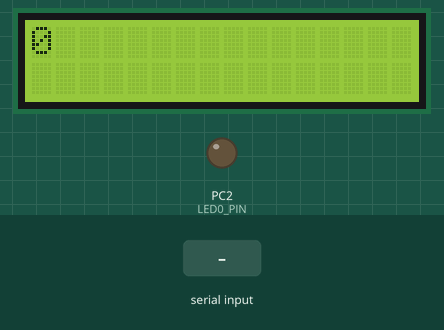
Simulated run of this program. Board: ATmega32, built with avr-gcc and emulated at 16 MHz. On the bench: 16×2 character LCD, output pins drawn as LEDs (lit = HIGH). Wiring (inferred from the names in the program): character LCD (HD44780): RS PB1; R/W PB2; E PB3; data PA4, PA5, PA6, PA7. Inputs (shaded band) come from the test bench. Pins used as bus, display or sensor lines are not drawn.

Above: at 1.2 s.
1.3 s: "a" received over Serial
At 1.8 s:
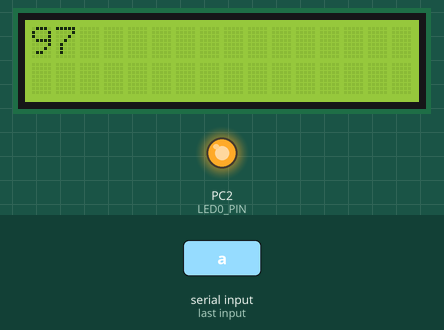
2.8 s: "b" received over Serial
At 4.1 s:
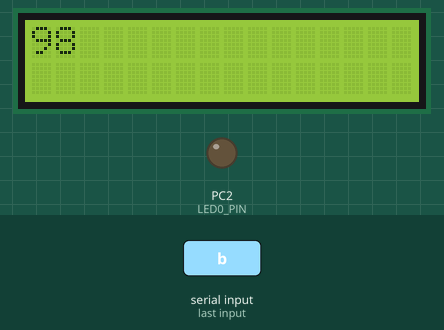
Timing chart, 0 to 5.8 s (numbered marks = the images above; inputs shaded):
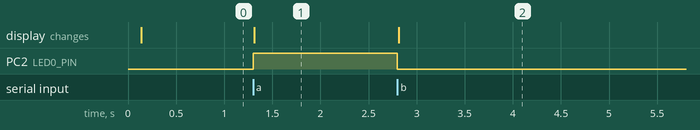

The program:

main.c
```c
/*
 * SmartHomeMaster.c
 *
 * Created: 4/21/2021 8:44:01 PM
 * Author : Dell
 */

#include <avr/io.h>
#include "UART.h"
#include "LED.h"
#include "LCD.h"
#include "SPI.h"
int main(void)
{
	/* Replace with your application code */
	UART_Init();
	LED0_Initialize();
	LCD_Init();
	SPI_Init();
	SPI_SlaveSelect(0);
	uint8_t DataSent =0;
	LCD_Write_Number(DataSent);
	while (1)
	{
		DataSent = UART_Receive();
		SPI_Transmit(DataSent);
		if (DataSent=='a')
		{
			LED0_ON();
		}
		else if (DataSent=='b')
		{
			LED0_OFF();
		}

		LCD_Clear();
		LCD_Write_Number(DataSent);
		//SPI_Transmit(DataSent);
	}
}
```

LED.c
```c
/*
* LED.c
*
* Created: 2/26/2021 11:30:48 AM
*  Author: karim
*/

/*
What should i write in source file?
1- Macros
2- Implementation of functions
*/

#include "LED.h"

void LED0_Initialize(void)
{
	//SET_BIT(DDRC, PC2);//Define direction
	//DIO_SetDirection(18, DIO_PIN_OUTPUT);
	DIO_SetPin_Direction(LED0_PORT, LED0_PIN, LED_OUTPUT);//Define direction
}
void LED0_ON(void)
{
	//SET_BIT(LED0_PORT, LED0_PIN);
	//DIO_SetValue(18, LED_HIGH);
	DIO_SetPin_Value(LED0_PORT, LED0_PIN, LED_HIGH);
}
void LED0_OFF(void)
{
	//CLR_BIT(LED0_PORT, LED0_PIN);
	//DIO_SetValue(18, LED_LOW);
	DIO_SetPin_Value(LED0_PORT, LED0_PIN, LED_LOW);
}
void LED0_TGL(void)
{
	//TGL_BIT(LED0_PORT, LED0_PIN);
	DIO_TogglePin_Value(LED0_PORT, LED0_PIN);
}
```

LED.h
```c
/*
 * LED.h
 *
 * Created: 2/26/2021 11:30:38 AM
 *  Author: karim
 */


#ifndef LED_H_
#define LED_H_
/*
What should i write in header file?
1- Macros
2- User Defined Data types(Structure, Union, Enum)
3- Global Variable (If Exist)
4- Functions Prototypes
*/

#include "LED_CONFIG.h"

void LED0_Initialize(void);
void LED0_ON(void);
void LED0_OFF(void);
void LED0_TGL(void);

void LED1_Initialize(void);
void LED1_ON(void);
void LED1_OFF(void);
void LED1_TGL(void);

void LED2_Initialize(void);
void LED2_ON(void);
void LED2_OFF(void);
void LED2_TGL(void);

#endif /* LED_H_ */
```

SPI.c
```c
/*
* SPI.c
*
* Created: 2/19/2021 8:18:56 PM
*  Author: karim
*/


#include "SPI.h"

void SPI_Init(void)
{
	#if SPI_MODE == MASTER
	SET_BIT(SPI_PORT, MOSI);/*Define direction as output*/
	CLR_BIT(SPI_PORT, MISO);/*Define direction as input*/
	SET_BIT(SPI_PORT, CLK);/*Define direction as output*/
	SET_BIT(SPI_PORT, SS); /*Define direction as output*/
	SPCR = 0x53;//0b 0101 0011
	#elif SPI_MODE == SLAVE
	CLR_BIT(SPI_PORT, MOSI);/*Define direction as input*/
	SET_BIT(SPI_PORT, MISO);/*Define direction as output*/
	CLR_BIT(SPI_PORT, CLK);/*Define direction as input*/
	CLR_BIT(SPI_PORT, SS); /*Define direction as input*/
	SPCR = 0x43;//0b 0100 0011
	#endif
}
void SPI_Transmit(Uint8t data)
{
	SPDR = data;
	while (GET_BIT(SPSR, SPIF) != 1);
}
Uint8t SPI_Receive(void)
{
	while (GET_BIT(SPSR, SPIF) != 1);
	return SPDR;
}
void SPI_SlaveSelect(Uint8t slave)
{
	switch (slave)
	{
		case 0:
		CLR_BIT(PORTB, SS);
		break;
		case 1:
		break;
	}
}
```

SPI.h
```c
/*
 * SPI.h
 *
 * Created: 2/19/2021 8:18:47 PM
 *  Author: karim
 */


#ifndef SPI_H_
#define SPI_H_

#include "SPI_CONFIG.h"


void SPI_Init(void);
void SPI_Transmit(Uint8t data);
Uint8t SPI_Receive(void);
void SPI_SlaveSelect(Uint8t slave);


#endif /* SPI_H_ */
```

UART.c
```c
/*
* UART.c
*
* Created: 2/13/2021 9:11:14 PM
*  Author: karim
*/


#include "UART.h"
#include "LED.h"

void UART_Init(void)
{
	/*Baud rate value variable*/
	Uint16t UBRR_Val = 0;
	/*Enable Transmitter and Receiver bits*/
	UCSRB = (1 << RXEN) | (1 << TXEN);
	/*Full configuration for UART*/
	UCSRC = (1 << URSEL) | (1 << UCSZ1) | (1 << UCSZ0);
	/*Baud Rate Calculations*/
	UBRR_Val = (((FRQ) / (16UL * BAUDRATE)) - 1);//00000000 11110101 00111001
	UBRRL = UBRR_Val;//00111001
	UBRRH = UBRR_Val >> 8;//11110101
}
void UART_Transmit(Uint8t data)
{
	UDR = data;
	while (GET_BIT(UCSRA, TXC) != 1);
}
Uint8t UART_Receive(void)
{

	while (GET_BIT(UCSRA, RXC) != 1);
	return UDR;
}

UART_Status UART_RECEIVE(Uint8t* data)
{
	while (GET_BIT(UCSRA, RXC) != 1);
	*data = UDR;
	return UART_OK;
}
```

UART.h
```c
/*
* UART.h
*
* Created: 2/13/2021 9:11:03 PM
*  Author: karim
*/


#ifndef UART_H_
#define UART_H_

#include "UART_CONFIG.h"

void UART_Init(void);
void UART_Transmit(Uint8t data);
Uint8t UART_Receive(void);
UART_Status UART_RECEIVE(Uint8t* data);
#endif /* UART_H_ */
```

CPU_CONFIGURATION.h
```c
/*
 * CPU_CONFIGURATION.h
 *
 * Created: 12/22/2019 3:54:10 PM
 *  Author: Karim
 */


#ifndef CPU_CONFIGURATION_H_
#define CPU_CONFIGURATION_H_

#undef F_CPU /*Remove previous definition*/
#define F_CPU 16000000/*16 MegaHz(16 Million)*/
#include <avr/io.h> /*All registers are Pre-Defined here*/
#include <util/delay.h>
#include <avr/interrupt.h>
#include "BIT_MATH.h"
#include "STD_TYPES.h"
#include "DIO.h"
#endif /* CPU_CONFIGURATION_H_ */
```

LCD_CONFIG.h
```c
/*
* LCD_CONFIG.h
*
* Created: 2/27/2021 12:31:31 PM
*  Author: karim
*/


#ifndef LCD_CONFIG_H_
#define LCD_CONFIG_H_

#include "CPU_CONFIGURATION.h"

#define LCD_CNTRL_PORT    DIO_PORTB
#define LCD_DATA_PORT     DIO_PORTA

#define LCD_PIN0          DIO_PIN0
#define LCD_PIN1          DIO_PIN1
#define LCD_PIN2          DIO_PIN2
#define LCD_PIN3          DIO_PIN3
#define LCD_PIN4          DIO_PIN4
#define LCD_PIN5          DIO_PIN5
#define LCD_PIN6          DIO_PIN6
#define LCD_PIN7          DIO_PIN7

#define LCD_RS            DIO_PIN1
#define LCD_RW            DIO_PIN2
#define LCD_EN            DIO_PIN3

#define LCD_OUTPUT        DIO_PIN_OUTPUT
#define LCD_LOW           DIO_PIN_LOW
#define LCD_HIGH          DIO_PIN_HIGH

#define LCD_NEXTLINE      0xc0
#define LCD_HOME		  0x80
#endif /* LCD_CONFIG_H_ */
```

LED_CONFIG.h
```c
/*
* LED_CONFIG.h
*
* Created: 2/26/2021 11:30:29 AM
*  Author: karim
*/


#ifndef LED_CONFIG_H_
#define LED_CONFIG_H_
/*
What should i write in the configuration file ?
1- Macros
2- Address of registers
3- Renaming Ports
4- Renaming Pins
5- Renaming status
*/
#include "CPU_CONFIGURATION.h"

#define LED0_PORT             DIO_PORTC
#define LED1_PORT             DIO_PORTC
#define LED2_PORT             DIO_PORTD

#define LED0_PIN              DIO_PIN2
#define LED1_PIN              DIO_PIN7
#define LED2_PIN              DIO_PIN3

#define LED_OUTPUT            DIO_PIN_OUTPUT

#define LED_LOW               DIO_PIN_LOW
#define LED_HIGH              DIO_PIN_HIGH

#endif /* LED_CONFIG_H_ */ 
```

SPI_CONFIG.h
```c
/*
* SPI_CONFIG.h
*
* Created: 2/19/2021 8:18:36 PM
*  Author: karim
*/


#ifndef SPI_CONFIG_H_
#define SPI_CONFIG_H_

#include "CPU_CONFIGURATION.h"
/*
#define SPCR (*(volatile Uint8t*)(0x2D))
#define SPSR (*(volatile Uint8t*)(0x2E))
#define SPDR (*(volatile Uint8t*)(0x2F))
*/

#define MASTER 1
#define SLAVE  0

#define MOSI 5
#define MISO 6
#define CLK  7
#define SS   4

#define SPI_PORT DDRB

#define SPI_MODE MASTER

#endif /* SPI_CONFIG_H_ */
```

UART_CONFIG.h
```c
/*
* UART_CONFIG.h
*
* Created: 2/13/2021 9:10:53 PM
*  Author: karim
*/


#ifndef UART_CONFIG_H_
#define UART_CONFIG_H_

#include "CPU_CONFIGURATION.h"
/*
#define UBRRL (*(volatile Uint8t*)(0x29))
#define UBRRH (*(volatile Uint8t*)(0x40))
#define UCSRA (*(volatile Uint8t*)(0x2B))
#define UCSRB (*(volatile Uint8t*)(0x29A)
#define UCSRC (*(volatile Uint8t*)(0x40))
#define UDR   (*(volatile Uint8t*)(0x2C))
*/
#define FRQ      160000
#define BAUDRATE 96

typedef enum
{
	UART_NOK = 0,
	UART_OK = 1
}UART_Status;


#endif /* UART_CONFIG_H_ */
```

LCD.c
```c
/*
* LCD.c
*
* Created: 2/27/2021 12:31:54 PM
*  Author: karim
*/

#include "LCD.h"

void LCD_Init(void)
{
	/*Define direction for command pins*/
	DIO_SetPin_Direction(LCD_CNTRL_PORT, LCD_RS, LCD_OUTPUT);
	DIO_SetPin_Direction(LCD_CNTRL_PORT, LCD_RW, LCD_OUTPUT);
	DIO_SetPin_Direction(LCD_CNTRL_PORT, LCD_EN, LCD_OUTPUT);
	/*Define direction for data pins*/
	DIO_SetPin_Direction(LCD_DATA_PORT, LCD_PIN4, LCD_OUTPUT);
	DIO_SetPin_Direction(LCD_DATA_PORT, LCD_PIN5, LCD_OUTPUT);
	DIO_SetPin_Direction(LCD_DATA_PORT, LCD_PIN6, LCD_OUTPUT);
	DIO_SetPin_Direction(LCD_DATA_PORT, LCD_PIN7, LCD_OUTPUT);
	/*LCD controller is slower than MC speed*/
	_delay_ms(100);
	LCD_Write_Command(0x02);
	LCD_Write_Command(0x33);
	LCD_Write_Command(0x32);
	LCD_Write_Command(0x28);
	LCD_Write_Command(0x0C);
	LCD_Write_Command(0x01);
	LCD_Write_Command(0x06);
	_delay_ms(10);
}
void LCD_Clear(void)
{
	LCD_Write_Command(0x01);
}
void LCD_Write_Command(Uint8t command)
{
	/*RS is logic(0) to write inside control register*/
	DIO_SetPin_Value(LCD_CNTRL_PORT, LCD_RS, LCD_LOW);
	/*RW is logic(0) to write on LCD*/
	DIO_SetPin_Value(LCD_CNTRL_PORT, LCD_RW, LCD_LOW);
	/*To be sure of enable state before start operation*/
	DIO_SetPin_Value(LCD_CNTRL_PORT, LCD_EN, LCD_LOW);
	/*Send high nibble of command*/
	PORTA = (command & 0xF0) | (PORTA & 0x0F);
	DIO_SetPin_Value(LCD_CNTRL_PORT, LCD_EN, LCD_HIGH);
	_delay_ms(1);
	DIO_SetPin_Value(LCD_CNTRL_PORT, LCD_EN, LCD_LOW);
	/*send low nibble of command*/
	PORTA = (command << 4) | (PORTA & 0x0F);
	DIO_SetPin_Value(LCD_CNTRL_PORT, LCD_EN, LCD_HIGH);
	_delay_ms(1);
	DIO_SetPin_Value(LCD_CNTRL_PORT, LCD_EN, LCD_LOW);
	/*Delay for 2 millisecond*/
	_delay_ms(2);
}
void LCD_Write_Character(Uint8t character)
{
	/*RS is logic(1) to write inside data register*/
	DIO_SetPin_Value(LCD_CNTRL_PORT, LCD_RS, LCD_HIGH);
	/*RW is logic(0) to write on LCD*/
	DIO_SetPin_Value(LCD_CNTRL_PORT, LCD_RW, LCD_LOW);
	/*To be sure of enable state before start operation*/
	DIO_SetPin_Value(LCD_CNTRL_PORT, LCD_EN, LCD_LOW);
	/*Send high nibble of command*/
	PORTA = (character & 0xF0) | (PORTA & 0x0F);
	DIO_SetPin_Value(LCD_CNTRL_PORT, LCD_EN, LCD_HIGH);
	_delay_ms(1);
	DIO_SetPin_Value(LCD_CNTRL_PORT, LCD_EN, LCD_LOW);
	/*send low nibble of command*/
	PORTA = (character << 4) | (PORTA & 0x0F);
	DIO_SetPin_Value(LCD_CNTRL_PORT, LCD_EN, LCD_HIGH);
	_delay_ms(1);
	DIO_SetPin_Value(LCD_CNTRL_PORT, LCD_EN, LCD_LOW);
	/*Delay for 2 millisecond*/
	_delay_ms(2);
}
void LCD_Write_String(Uint8t* str)
{
	while(*str != '\0')
	{
		LCD_Write_Character(*str);
		str++;
	}
}
void LCD_Write_Number(Uint32t number)
{
	Uint8t num[10];
	ltoa(number, (Uint8t*)num, 10);
	LCD_Write_String(num);
}
void LCD_Write_Float(Fint32t Fnumber)
{

}
void LCD_Write_Arabic(Uint8t* arabic)
{

}
```

LCD.h
```c
/*
* LCD.h
*
* Created: 2/27/2021 12:31:43 PM
*  Author: karim
*/


#ifndef LCD_H_
#define LCD_H_

#include "LCD_CONFIG.h"

void LCD_Init(void);
void LCD_Clear(void);
void LCD_Write_Command(Uint8t command);
void LCD_Write_Character(Uint8t character);
void LCD_Write_String(Uint8t* str);
void LCD_Write_Number(Uint32t number);
void LCD_Write_Float(Fint32t Fnumber);
void LCD_Write_Arabic(Uint8t* arabic);

#endif /* LCD_H_ */
```

BIT_MATH.h
```c
/*
* BIT_MATH.h
*
* Created: 12/19/2019 5:19:06 PM
*  Author: Karim
*/


#ifndef BIT_MATH_H_
#define BIT_MATH_H_
/*Macros like function*/
#define SET_BIT(REG,BIT)	 REG |= (1<<BIT)
#define CLR_BIT(REG,BIT)	 REG &=~ (1<<BIT)
#define GET_BIT(REG,BIT)	 ((REG>>BIT)&1)
#define TGL_BIT(REG,BIT)     REG ^= (1<<BIT)


#define Get_LOW_Nibble(REG)  REG & 0x0F //HexaDecimal
#define Get_HIGH_Nibble(REG) (REG>>4) & 0b00001111 //Binary
#define GET_PORT(REG) REG & 0xFF
#define TGL_PORT(REG) REG ^= 0xFF
#endif /* BIT_MATH_H_ */
```

DIO.c
```c
/*
* DIO.c
*
* Created: 2/27/2021 8:55:16 AM
*  Author: karim
*/
#include "DIO.h"

void DIO_SetDirection(Uint8t pin, Uint8t direction)
{
	Uint8t port = pin / 8;
	Uint8t pins = pin % 8;
	switch(direction)
	{
		case DIO_PIN_INPUT:
		switch (port)
		{
			case DIO_PORTA:
			CLR_BIT(DDRA, pins);
			break;
			case DIO_PORTB:
			CLR_BIT(DDRB, pins);
			break;
			case DIO_PORTC:
			CLR_BIT(DDRC, pins);
			break;
			case DIO_PORTD:
			CLR_BIT(DDRD, pins);
			break;
		}
		break;
		case DIO_PIN_OUTPUT:
		switch (port)
		{
			case DIO_PORTA:
			SET_BIT(DDRA, pins);
			break;
			case DIO_PORTB:
			SET_BIT(DDRB, pins);
			break;
			case DIO_PORTC:
			SET_BIT(DDRC, pins);
			break;
			case DIO_PORTD:
			SET_BIT(DDRD, pins);
			break;
		}
		break;
	}
}
void DIO_SetValue(Uint8t pin, Uint8t state)
{
	Uint8t port = pin / 8;
	Uint8t pins = pin % 8;
	switch(state)
	{
		case DIO_PIN_LOW:
		switch (port)
		{
			case DIO_PORTA:
			CLR_BIT(PORTA, pins);
			break;
			case DIO_PORTB:
			CLR_BIT(PORTB, pins);
			break;
			case DIO_PORTC:
			CLR_BIT(PORTC, pins);
			break;
			case DIO_PORTD:
			CLR_BIT(PORTD, pins);
			break;
		}
		break;
		case DIO_PIN_HIGH:
		switch (port)
		{
			case DIO_PORTA:
			SET_BIT(PORTA, pins);
			break;
			case DIO_PORTB:
			SET_BIT(PORTB, pins);
			break;
			case DIO_PORTC:
			SET_BIT(PORTC, pins);
			break;
			case DIO_PORTD:
			SET_BIT(PORTD, pins);
			break;
		}
		break;
	}
}
Uint8t DIO_ReadValue(Uint8t pin)
{
	Uint8t port = pin / 8;
	Uint8t pins = pin % 8;
	Uint8t val = 0;
	switch(port)
	{
		case DIO_PORTA:
		val = GET_BIT(PINA, pins);
		break;
		case DIO_PORTB:
		val = GET_BIT(PINB, pins);
		break;
		case DIO_PORTC:
		val = GET_BIT(PINC, pins);
		break;
		case DIO_PORTD:
		val = GET_BIT(PIND, pins);
		break;
	}
	return val;
}

void DIO_SetPin_Direction(Uint8t port, Uint8t pin, Uint8t direction)
{
	switch(direction)
	{
		case DIO_PIN_INPUT:
		switch (port)
		{
			case DIO_PORTA:
			CLR_BIT(DDRA, pin);
			break;
			case DIO_PORTB:
			CLR_BIT(DDRB, pin);
			break;
			case DIO_PORTC:
			CLR_BIT(DDRC, pin);
			break;
			case DIO_PORTD:
			CLR_BIT(DDRD, pin);
			break;
		}
		break;
		case DIO_PIN_OUTPUT:
		switch (port)
		{
			case DIO_PORTA:
			SET_BIT(DDRA, pin);
			break;
			case DIO_PORTB:
			SET_BIT(DDRB, pin);
			break;
			case DIO_PORTC:
			SET_BIT(DDRC, pin);
			break;
			case DIO_PORTD:
			SET_BIT(DDRD, pin);
			break;
		}
		break;
	}
}
void DIO_SetPin_Value(Uint8t port, Uint8t pin, Uint8t state)
{
	switch(state)
	{
		case DIO_PIN_LOW:
		switch (port)
		{
			case DIO_PORTA:
			CLR_BIT(PORTA, pin);
			break;
			case DIO_PORTB:
			CLR_BIT(PORTB, pin);
			break;
			case DIO_PORTC:
			CLR_BIT(PORTC, pin);
			break;
			case DIO_PORTD:
			CLR_BIT(PORTD, pin);
			break;
		}
		break;
		case DIO_PIN_HIGH:
		switch (port)
		{
			case DIO_PORTA:
			SET_BIT(PORTA, pin);
			break;
			case DIO_PORTB:
			SET_BIT(PORTB, pin);
			break;
			case DIO_PORTC:
			SET_BIT(PORTC, pin);
			break;
			case DIO_PORTD:
			SET_BIT(PORTD, pin);
			break;
		}
		break;
	}
}
void DIO_TogglePin_Value(Uint8t port, Uint8t pin)
{
	switch(port)
	{
		case DIO_PORTA:
		TGL_BIT(PORTA, pin);
		break;
		case DIO_PORTB:
		TGL_BIT(PORTB, pin);
		break;
		case DIO_PORTC:
		TGL_BIT(PORTC, pin);
		break;
		case DIO_PORTD:
		TGL_BIT(PORTD, pin);
		break;
	}
}
Uint8t DIO_ReadPin_Value(Uint8t port, Uint8t pin)
{
	Uint8t val = 0;
	switch(port)
	{
		case DIO_PORTA:
		val = GET_BIT(PINA, pin);
		break;
		case DIO_PORTB:
		val = GET_BIT(PINB, pin);
		break;
		case DIO_PORTC:
		val = GET_BIT(PINC, pin);
		break;
		case DIO_PORTD:
		val = GET_BIT(PIND, pin);
		break;
	}
	return val;
}

void DIO_SetPort_Direction(Uint8t port, Uint8t direction)
{
	switch(direction)
	{
		case DIO_PORT_INPUT:
		switch (port)
		{
			case DIO_PORTA:
			DDRA = 0x00;
			break;
			case DIO_PORTB:
			DDRB = 0x00;
			break;
			case DIO_PORTC:
			DDRC = 0x00;
			break;
			case DIO_PORTD:
			DDRD = 0x00;
			break;
		}
		break;
		case DIO_PORT_OUTPUT:
		switch (port)
		{
			case DIO_PORTA:
			DDRA = 0xFF;
			break;
			case DIO_PORTB:
			DDRB = 0xFF;
			break;
			case DIO_PORTC:
			DDRC = 0xFF;
			break;
			case DIO_PORTD:
			DDRD = 0xFF;
			break;
		}
		break;
	}
}
void DIO_SetPort_Value(Uint8t port, Uint8t state)
{

}
void DIO_TogglePort_Value(Uint8t port, Uint8t pin)
{

}
Uint8t DIO_ReadPort_Value(Uint8t port)
{
	return 0;
}

void DIO_SetPull_Up(Uint8t port, Uint8t pin)
{
	switch (port)
	{
		case DIO_PORTA:
		SET_BIT(PORTA, pin);
		break;
		case DIO_PORTB:
		SET_BIT(PORTB, pin);
		break;
		case DIO_PORTC:
		SET_BIT(PORTC, pin);
		break;
		case DIO_PORTD:
		SET_BIT(PORTD, pin);
		break;
	}
}
```

DIO.h
```c
/*
* DIO.h
*
* Created: 2/27/2021 8:55:04 AM
*  Author: karim
*/


#ifndef DIO_H_
#define DIO_H_

#include "DIO_CONFIG.h"

void DIO_SetDirection(Uint8t pin, Uint8t direction);
void DIO_SetValue(Uint8t pin, Uint8t state);
Uint8t DIO_ReadValue(Uint8t pin);

void DIO_SetPin_Direction(Uint8t port, Uint8t pin, Uint8t direction);
void DIO_SetPin_Value(Uint8t port, Uint8t pin, Uint8t state);
void DIO_TogglePin_Value(Uint8t port, Uint8t pin);
Uint8t DIO_ReadPin_Value(Uint8t port, Uint8t pin);

void DIO_SetPort_Direction(Uint8t port, Uint8t direction);
void DIO_SetPort_Value(Uint8t port, Uint8t state);
void DIO_TogglePort_Value(Uint8t port, Uint8t pin);
Uint8t DIO_ReadPort_Value(Uint8t port);

void DIO_SetPull_Up(Uint8t port, Uint8t pin);

#endif /* DIO_H_ */
```

DIO_CONFIG.h
```c
/*
* DIO_CONFIG.h
*
* Created: 2/27/2021 8:54:57 AM
*  Author: karim
*/


#ifndef DIO_CONFIG_H_
#define DIO_CONFIG_H_
#include "CPU_CONFIGURATION.h"
/*Registers Address for DIO*/
/*
#define PORTA (*(volatile Uint8t*)(0x3B))
#define DDRA  (*(volatile Uint8t*)(0x3A))
#define PINA  (*(volatile Uint8t*)(0x39))
#define PORTB (*(volatile Uint8t*)(0x38))
#define DDRB  (*(volatile Uint8t*)(0x37))
#define PINB  (*(volatile Uint8t*)(0x36))
#define PORTC (*(volatile Uint8t*)(0x35))
#define DDRC  (*(volatile Uint8t*)(0x34))
#define PINC  (*(volatile Uint8t*)(0x33))
#define PORTD (*(volatile Uint8t*)(0x32))
#define DDRD  (*(volatile Uint8t*)(0x31))
#define PIND  (*(volatile Uint8t*)(0x30))
*/
/*Renaming for ports*/
#define DIO_PORTA 0
#define DIO_PORTB 1
#define DIO_PORTC 2
#define DIO_PORTD 3
/*Renaming for pins*/
#define DIO_PIN0 0
#define DIO_PIN1 1
#define DIO_PIN2 2
#define DIO_PIN3 3
#define DIO_PIN4 4
#define DIO_PIN5 5
#define DIO_PIN6 6
#define DIO_PIN7 7
/*Renaming Pin Direction*/
#define DIO_PIN_INPUT  0
#define DIO_PIN_OUTPUT 1
/*Renaming Pin State*/
#define DIO_PIN_LOW  0
#define DIO_PIN_HIGH 1
/*Renaming Port Direction*/
#define DIO_PORT_INPUT  0
#define DIO_PORT_OUTPUT 1
/*Renaming Port state*/
#define DIO_PORT_LOW  0
#define DIO_PORT_HIGH 1


#endif /* DIO_CONFIG_H_ */
```

STD_TYPES.h
```c
/*
* STD_TYPES.h
*
* Created: 12/19/2019 5:13:04 PM
*  Author: Karim
*/


#ifndef STD_TYPES_H_
#define STD_TYPES_H_

typedef unsigned char Uint8t;//0----255
typedef unsigned short int Uint16t;
typedef unsigned long int Uint32t;

typedef signed char Int8t;//-127---127
typedef signed short int Int16t;
typedef signed long int Int32t;

typedef float Fint32t;
typedef double Dint64t;

#endif /* STD_TYPES_H_ */
```

Measured:
- after the input at 1.3 s, PC2 (LED0_PIN): LOW → HIGH at once; the display: changes at once (image 1)
- after the input at 2.8 s, PC2 (LED0_PIN): HIGH → LOW at once; the display: changes at once (image 2)
